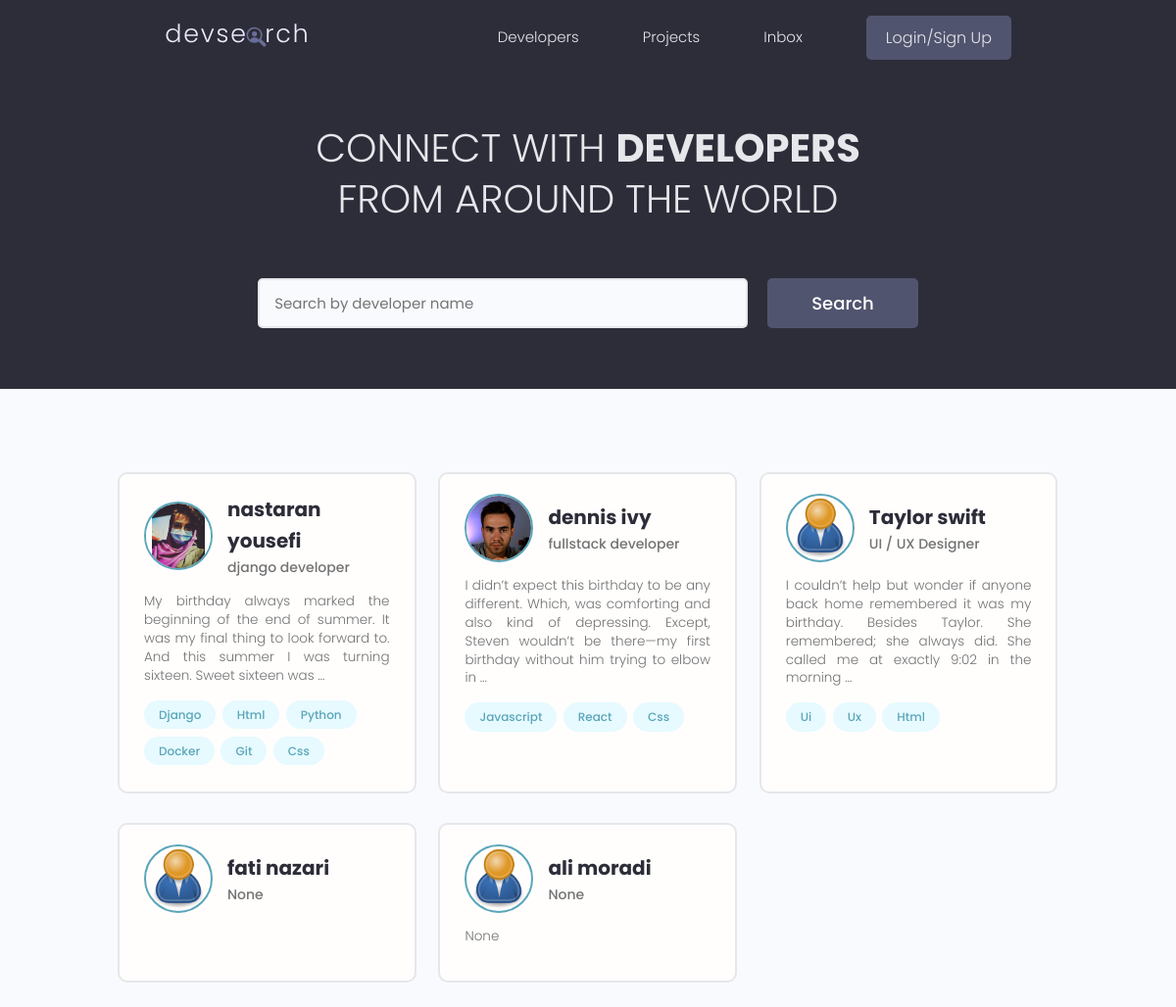
The app's page /, older data.
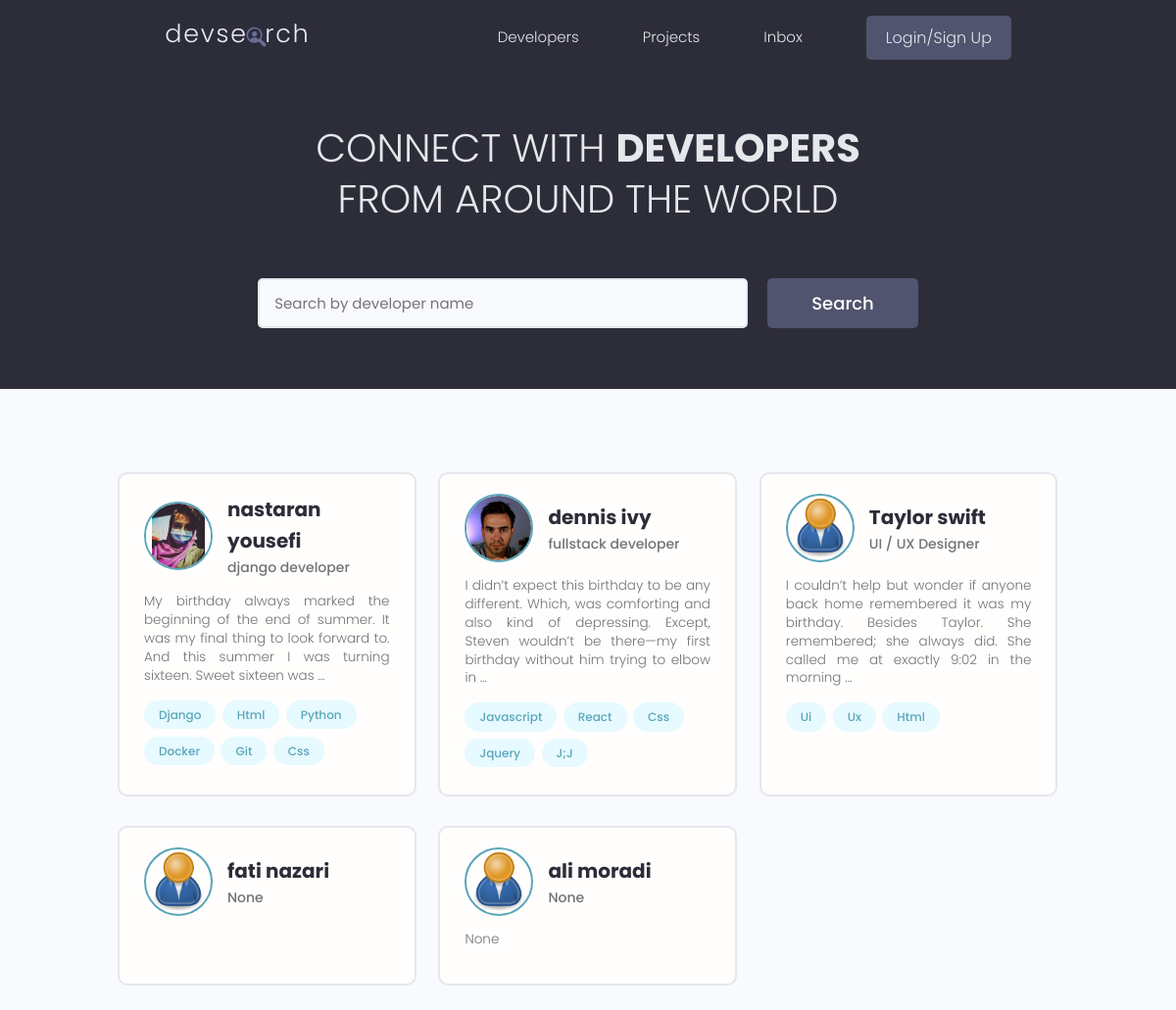
The same page, newer data.
### users/models.py (models this page shows, shortened)
class Profile(models.Model):
    user = models.OneToOneField(User, on_delete=models.CASCADE, null=True, blank=True)
    name = models.CharField(max_length=250, null=True, blank=True)
    username = models.CharField(max_length=250, null=True, blank=True)
    email = models.EmailField(max_length=500, blank=True, null=True)
    short_intro = models.CharField(max_length=200, blank=True, null=True)
    bio = models.TextField(blank=True, null=True)
    location = models.CharField(max_length=200, blank=True, null=True)
    profile_image = models.ImageField(blank=True, null=True, upload_to='profiles/',
                         default='profiles/user-default.png')
    social_github = models.CharField(max_length=500, blank=True, null=True)
    social_linkedin = models.CharField(max_length=500, blank=True, null=True)
    social_website = models.CharField(max_length=500, blank=True, null=True)
    social_twitter = models.CharField(max_length=500, blank=True, null=True)
    created = models.DateTimeField(auto_now_add=True)
    id = models.UUIDField(default=uuid.uuid4, unique=True, editable=False, primary_key=True)

class Skill(models.Model):
    owner = models.ForeignKey(Profile, on_delete=models.CASCADE)
    name = models.CharField(max_length=200, blank=True, null=True)
    description = models.TextField(null=True, blank=True)

### users/views.py (the view)
# urls.py: path('', views.profiles, name='profiles'),
def profiles(request):
    profiles = Profile.objects.all()
    context = {
        'profiles' : profiles,
    }
    return render(request, 'users/profiles.html', context)

### users/templates/users/profiles.html (shortened to what this page needs)
{% extends 'main.html' %}
{% block content %}
<main class="home">
    <section class="hero-section text-center">
      <div class="container container--narrow">
        <div class="hero-section__box">
          <h2>CONNECT WITH <span>DEVELOPERS</span></h2>
          <h2>FROM AROUND THE WORLD</h2>
        </div>
        <div class="hero-section__search">
          <form class="form" action="#" method="get">
            <div class="form__field">
              <input class="input input--text" id="formInput#search" type="text" name="text"
                placeholder="Search by developer name" />
            </div>
            <input class="btn btn--sub btn--lg" type="submit" value="Search" />
          </form>
        </div>
      </div>
    </section>
    <section class="devlist">
      <div class="container">
        <div class="grid grid--three">
        {% for profile in profiles %}
          <div class="column card">
            <div class="dev">
              <a href="{% url 'user-profile' profile.pk %}" class="card__body">
                <div class="dev__profile">
                  <img class="avatar avatar--md" src="{{ profile.profile_image.url }}" alt="image" />
                  <div class="dev__meta">
                    <h3>{{ profile.name }}</h3>
                    <h5>{{ profile.short_intro|truncatewords:6 }}</h5>
                  </div>
                </div>
                <p class="dev__info">{{ profile.bio|truncatewords:30 }}</p>
                <div class="dev__skills">
                    {% for skill in profile.skill_set.all|slice:'6' %}
                      <span class="tag tag--pill tag--main">
                        <small>{{ skill.name|title }}</small>
                      </span>
                    {% endfor %}
                </div>
              </a>
            </div>
          </div>
          {% endfor %}
        </div>
      </div>
    </section>
  </main>
{% endblock %}

Row changes from the older to the newer data that the page shows:
added Skill: name "Jquery", shown under Profile "dennis ivy"
added Skill: name "J;J", shown under Profile "dennis ivy"
